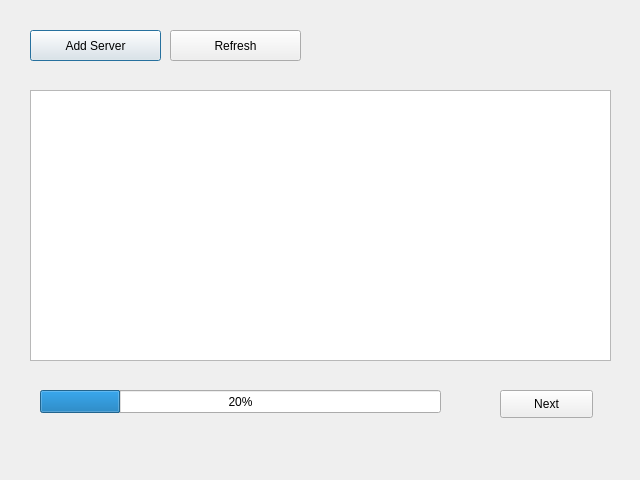
<?xml version="1.0" encoding="UTF-8"?>
<ui version="4.0">
 <class>Dialog</class>
 <widget class="QDialog" name="Dialog">
  <property name="geometry">
   <rect>
    <x>0</x>
    <y>0</y>
    <width>640</width>
    <height>480</height>
   </rect>
  </property>
  <property name="windowTitle">
   <string>Hardware Specs</string>
  </property>
  <widget class="QPushButton" name="Add_Button">
   <property name="geometry">
    <rect>
     <x>30</x>
     <y>30</y>
     <width>131</width>
     <height>31</height>
    </rect>
   </property>
   <property name="text">
    <string>Add Server</string>
   </property>
  </widget>
  <widget class="QListWidget" name="Listofchoices">
   <property name="geometry">
    <rect>
     <x>30</x>
     <y>90</y>
     <width>581</width>
     <height>271</height>
    </rect>
   </property>
  </widget>
  <widget class="QPushButton" name="Next_button">
   <property name="geometry">
    <rect>
     <x>500</x>
     <y>390</y>
     <width>93</width>
     <height>28</height>
    </rect>
   </property>
   <property name="text">
    <string>Next</string>
   </property>
  </widget>
  <widget class="QProgressBar" name="progressBar">
   <property name="geometry">
    <rect>
     <x>40</x>
     <y>390</y>
     <width>401</width>
     <height>23</height>
    </rect>
   </property>
   <property name="cursor">
    <cursorShape>PointingHandCursor</cursorShape>
   </property>
   <property name="value">
    <number>20</number>
   </property>
  </widget>
  <widget class="QPushButton" name="refreshButton">
   <property name="geometry">
    <rect>
     <x>170</x>
     <y>30</y>
     <width>131</width>
     <height>31</height>
    </rect>
   </property>
   <property name="text">
    <string>Refresh</string>
   </property>
  </widget>
 </widget>
 <resources/>
 <connections/>
</ui>
